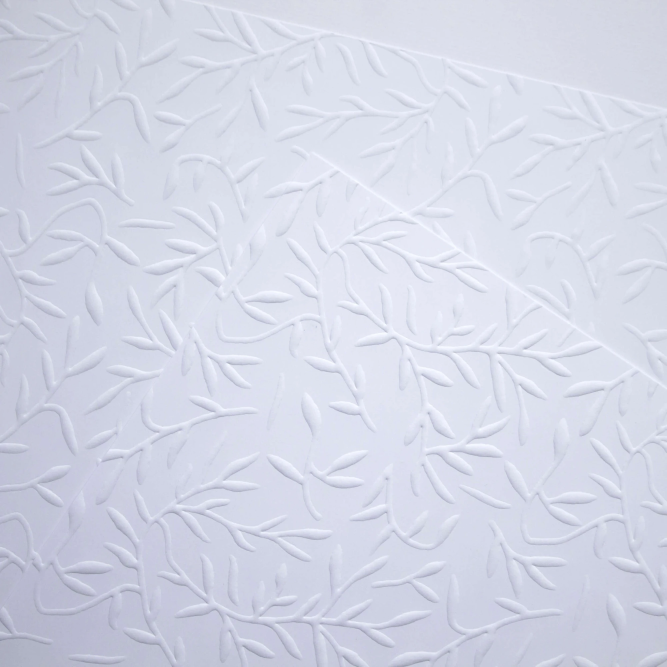
#> input picture tools/fontes/papel-original.webp, 2000 x 2000 px (shown at 1/3 size)
$ python papel.py
#> lines starting #> are read from the running program, lines starting #| are printed output that depends on the picture
### tools/imgutil.py
"""Funções auxiliares (numpy) usadas pelos geradores de assets."""
import os
import numpy as np

RAIZ = os.path.abspath(os.path.join(os.path.dirname(__file__), '..'))
IMG = os.path.join(RAIZ, 'assets', 'img')
FONTES = os.path.join(os.path.dirname(__file__), 'fontes')


def smoothstep(e0, e1, x):
    t = np.clip((x - e0) / (e1 - e0), 0, 1)
    return t * t * (3 - 2 * t)


def min_cut_vertical(err):
    """Caminho de custo mínimo (de cima para baixo) numa matriz de erro HxO."""
    h, o = err.shape
    cost = err.copy()
    back = np.zeros((h, o), dtype=np.int64)
    for y in range(1, h):
        prev = cost[y - 1]
        left = np.r_[np.inf, prev[:-1]]
        right = np.r_[prev[1:], np.inf]
        stack = np.vstack([left, prev, right])
        idx = np.argmin(stack, axis=0)
        cost[y] += stack[idx, np.arange(o)]
        back[y] = idx - 1
    path = np.zeros(h, dtype=np.int64)
    path[-1] = int(np.argmin(cost[-1]))
    for y in range(h - 1, 0, -1):
        path[y - 1] = path[y] + back[y, path[y]]
    return path

### tools/papel.py
"""Gera as texturas de papel a partir da foto do papel em relevo.

Saídas (assets/img):
  papel-relevo.webp       região limpa, iluminação corrigida (envelope)
  papel-relevo-tile.webp  versão sem emendas, para repetir (cartões)
  forro-tile.webp         forro azul-noite com folhas "foil" prateadas

Uso: python3 tools/papel.py
"""
import os
import numpy as np
from PIL import Image
from scipy.ndimage import gaussian_filter
from imgutil import IMG, FONTES, smoothstep, min_cut_vertical

src = Image.open(os.path.join(FONTES, 'papel-original.webp')).convert('RGB')
#> src is the input picture: PIL image 2000x2000 RGB; mean R, G, B 212.2, 215.9, 230.5
a = np.asarray(src).astype(np.float64)
reg = a[1140:2000, 520:2000]          # uma única folha, sem bordas sobrepostas
L = reg.mean(axis=2)
low = gaussian_filter(L, 70, mode='reflect')
Lf = L / low * low.mean()             # corrige a iluminação
detail = Lf - gaussian_filter(Lf, 30, mode='reflect')   # só o relevo


def colorir(d, base, sombra, luz, ganho=1.0):
#> called with base = (243, 240, 233), sombra = (176, 180, 190), luz = (255, 254, 251), ganho = 1.05
    d = d * ganho
    neg = np.clip(-d / 38.0, 0, 1)[..., None]
    pos = np.clip(d / 16.0, 0, 1)[..., None]
    base, sombra, luz = (np.array(c, float)[None, None] for c in (base, sombra, luz))
    out = base * (1 - neg) + sombra * neg
    out = out * (1 - pos) + luz * pos
    return np.clip(out, 0, 255).astype(np.uint8)


Image.fromarray(colorir(detail, (243, 240, 233), (176, 180, 190), (255, 254, 251), 1.05)).save(
    os.path.join(IMG, 'papel-relevo.webp'), quality=88, method=6)

# ---- versão sem emendas (corte de custo mínimo) ----
N, O = 720, 140
A = detail[0:N + O, 300:300 + N + O]


def emenda_h(A):
    esq, cont = A[:, 0:O], A[:, N:N + O]
    path = min_cut_vertical(gaussian_filter((esq - cont) ** 2, 1.5))
#> after the loop in min_cut_vertical, `for y in range(1, h):`:
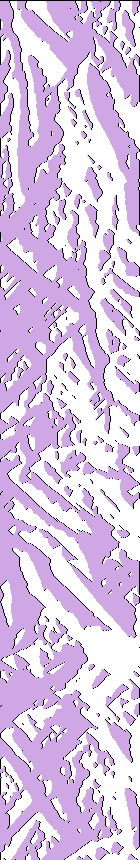
#> back: shape (860, 140) int64; 3 distinct labels, from -1 to 1; one colour per label, 0 black, -1 white
#> after the loop in min_cut_vertical, `for y in range(1, h):`:
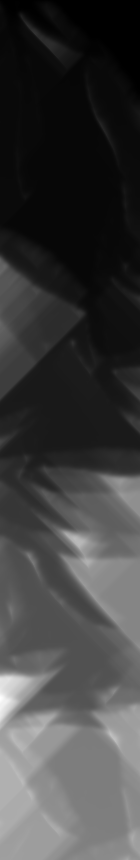
#> cost: shape (860, 140) float64; min 0.00619, max 32002, mean 7970.6; drawn with min black and max white
#> after the loop in min_cut_vertical, `for y in range(h - 1, 0, -1):`: path = 860 values, max 110 at index 0, min 7 at index 472, mean 63.23
    T = A[:, :N].copy()
    w = smoothstep(-4, 4, np.arange(O)[None, :] - path[:, None])
    T[:, :O] = cont * (1 - w) + esq * w
#> T: shape (860, 720) float64; min -59.14, max 39.52, mean 0
    return T


tile = emenda_h(emenda_h(A).T).T
#> after the loop in min_cut_vertical (call 2), `for y in range(1, h):`:
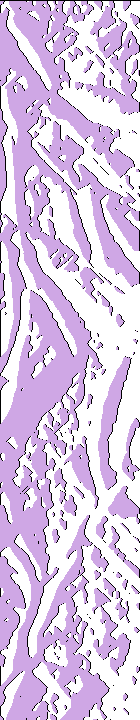
#> back: shape (720, 140) int64; 3 distinct labels, from -1 to 1; one colour per label, 0 black, -1 white
#> after the loop in min_cut_vertical (call 2), `for y in range(1, h):`:
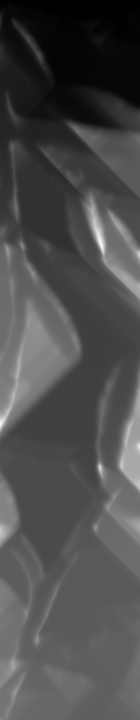
#> cost: shape (720, 140) float64; min 0.091, max 21422.4, mean 6464.6; drawn with min black and max white
#> after the loop in min_cut_vertical (call 2), `for y in range(h - 1, 0, -1):`: path = 720 values, max 109 at index 687, min 25 at index 232, mean 66.94
#> in emenda_h (call 2), `T[:, :O] = cont * (1 - w) + esq * w`:
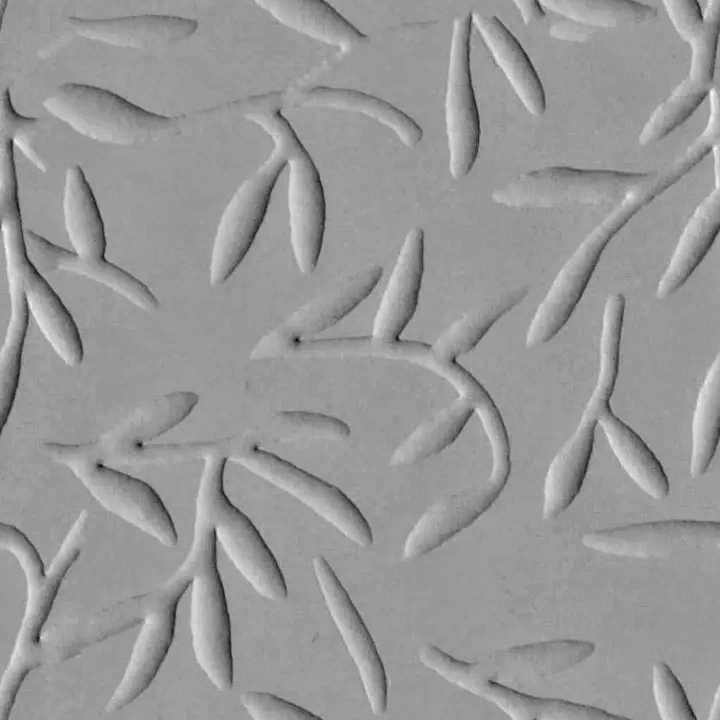
#> T: shape (720, 720) float64; min -59.14, max 39.52, mean 0; drawn with min black and max white
Image.fromarray(colorir(tile, (244, 241, 234), (178, 182, 192), (255, 254, 251))).save(
    os.path.join(IMG, 'papel-relevo-tile.webp'), quality=80, method=6)

# ---- forro: reconstrói a altura do relevo e pinta as folhas em "foil" ----
F = np.fft.fft2(tile - tile.mean())
fy = np.fft.fftfreq(N)[:, None]
fx = np.fft.fftfreq(N)[None, :]
e = smoothstep(3.2, 6.5, gaussian_filter(np.abs(tile), 3.2, mode='wrap'))
melhor = None
for ang in range(0, 360, 10):            # descobre a direção da luz da foto
    r = np.deg2rad(ang)
    k = 2j * np.pi * (fx * np.cos(r) + fy * np.sin(r))
    H = np.real(np.fft.ifft2(F * np.conj(k) / (np.abs(k) ** 2 + 1e-4)))
    H -= gaussian_filter(H, 25, mode='wrap')
    c = np.corrcoef(H.ravel(), e.ravel())[0, 1]
    if melhor is None or c > melhor[0]:
        melhor = (c, H)
#> this loop made 36 passes
#> c on passes 1 to 12: -0.0288, 0.0159, 0.0452, 0.106, 0.109, 0.145, 0.174, 0.215, 0.223, 0.252, 0.295, 0.329
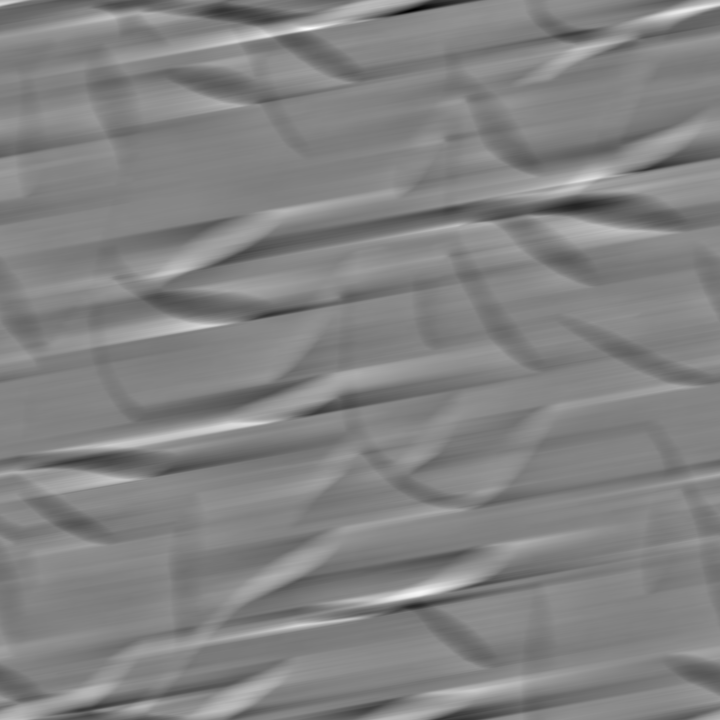
#> H: shape (720, 720) float64; min -1144.3, max 1088.6, mean 0; drawn with min black and max white
Hn = gaussian_filter(melhor[1], 1.3, mode='wrap')
Hn /= Hn.std()
perto = smoothstep(1.2, 3.5, gaussian_filter(np.abs(tile), 7, mode='wrap'))
#> call 4 of smoothstep, with e0 = 1.2, e1 = 3.5
#> in smoothstep (call 4), `t = np.clip((x - e0) / (e1 - e0), 0, 1)`:
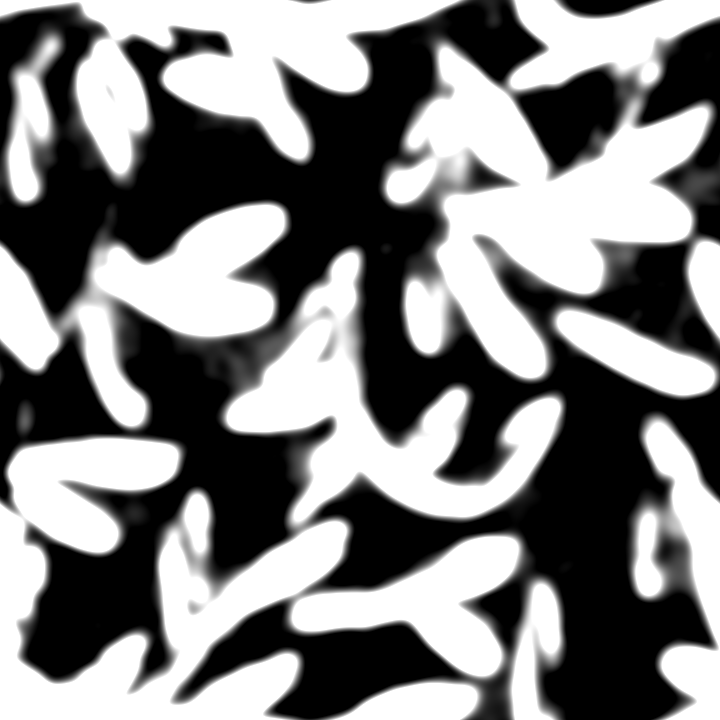
#> t: shape (720, 720) float64; min 0, max 1, mean 0.497
mask = gaussian_filter(smoothstep(0.55, 1.35, Hn) * perto, 0.7, mode='wrap')
h = gaussian_filter(mask, 1.6, mode='wrap')
gy, gx = np.gradient(h)
shade = np.clip(0.82 + (gx * -0.55 + gy * -0.75) * 9.0, 0.45, 1.3)
yy, xx = np.mgrid[0:N, 0:N] / N
t = (0.5 + 0.5 * np.sin(2 * np.pi * (xx + 2 * yy)))[..., None] * 0.55
base = np.array((15, 25, 41), float) * (1 - t) + np.array((25, 39, 61), float) * t
g = gaussian_filter(np.random.default_rng(7).standard_normal((N, N)), 0.7, mode='wrap')
base = base * (1 + 0.04 * g[..., None])
foil = np.array((178, 189, 204), float)[None, None] * shade[..., None]
mm = (mask * 0.78)[..., None]
Image.fromarray(np.clip(base * (1 - mm) + foil * mm, 0, 255).astype(np.uint8)).save(
    os.path.join(IMG, 'forro-tile.webp'), quality=82, method=6)
print('ok: papel-relevo.webp, papel-relevo-tile.webp, forro-tile.webp')
